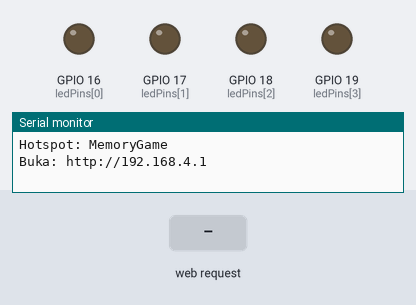
This sketch was run on a simulated ESP32. Shown: output pins drawn as LEDs (lit = HIGH), the last lines printed to the serial monitor. Dashed ring = blinking. The test bench sets the inputs (shaded band). WiFi joins after 1.5 s; servers stay silent unless stated; random numbers use the default seed unless the sketch sets one.

Above: at 1.6 s.
1.7 s: HTTP request GET /start received
At 2.7 s:
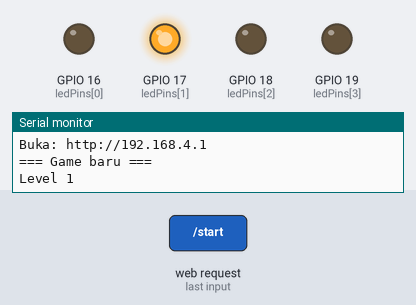
3.8 s: HTTP request GET /press?b=input received
At 3.9 s:
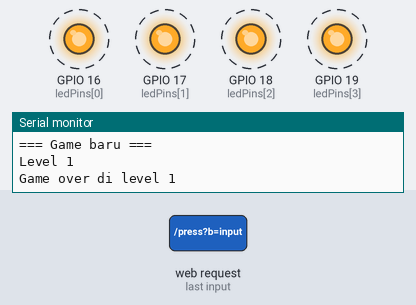
Timing chart, 0 to 6.8 s (numbered marks = the images above; inputs shaded):
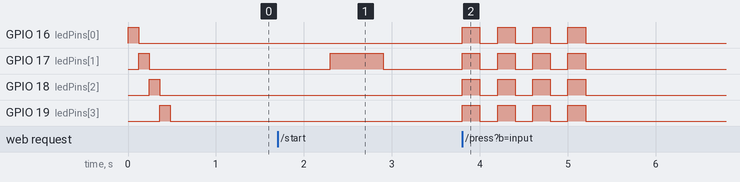

The sketch:

led_memory_game.ino
```cpp
/*
  Game Mengingat (Simon Says) - ESP32 + LED + Tombol Web Lokal
  ------------------------------------------------------------
  --------------------------- R ------------------------------
  ------------------------------------------------------------
  - ESP32 membuat WiFi sendiri (mode AP), tidak perlu router.
  - Sambungkan HP/laptop ke WiFi tersebut, lalu buka http://192.168.4.1
  - LED menyala sesuai urutan, tombol ditekan lewat halaman web.

  Wiring (SESUAIKAN):
  - LED : GPIO -> resistor 220 ohm -> anoda LED, katoda -> GND
  - GND ESP32 disambung ke jalur GND yang sama dengan katoda LED
*/

#include <WiFi.h>
#include <WebServer.h>

// ====== KONFIGURASI ======
const int NUM_LED = 4;
const int ledPins[NUM_LED] = {16, 17, 18, 19};

// WiFi: true = ESP32 jadi hotspot sendiri, false = konek ke WiFi rumah
#define USE_AP true
const char* AP_SSID = "MemoryGame";
const char* AP_PASS = "12345678";          // Password wifnya euy
const char* STA_SSID = "NAMA_WIFI_RUMAH";  // dipakai kalau USE_AP false
const char* STA_PASS = "PASSWORD_WIFI";

const int MAX_LEVEL = 50;
const unsigned long INPUT_TIMEOUT = 8000;  // batas waktu tiap tekan (ms)

// ====== VARIABEL GAME ======
WebServer server(80);

int sequence[MAX_LEVEL];
int level = 1;
int bestLevel = 0;
int inputStep = 0;
int litLed = -1;                 // LED yang sedang menyala (untuk tampilan web)
volatile int pendingPress = -1;  // tombol web yang baru ditekan
volatile bool startRequested = false;
String stateStr = "idle";        // idle | show | input | over | win

// ====== HALAMAN WEB ======
const char INDEX_HTML[] PROGMEM = R"rawliteral(
<!DOCTYPE html>
<html lang="id">
<head>
<meta charset="utf-8">
<meta name="viewport" content="width=device-width, initial-scale=1, user-scalable=no">
<title>Game Mengingat ESP32</title>
<style>
  body{font-family:system-ui,sans-serif;background:#111;color:#eee;margin:0;padding:16px;text-align:center}
  h1{font-size:1.3rem;margin:8px 0}
  #info{display:flex;justify-content:center;gap:24px;margin:8px 0;font-size:1rem}
  #msg{min-height:1.6em;margin:10px 0;font-size:1.1rem}
  #pad{display:grid;grid-template-columns:1fr 1fr;gap:12px;max-width:360px;margin:12px auto}
  .pad{height:120px;border:0;border-radius:16px;font-size:1.6rem;font-weight:700;color:#000;
       opacity:.45;transition:opacity .08s,transform .08s;-webkit-tap-highlight-color:transparent}
  .pad.on{opacity:1;transform:scale(1.04);box-shadow:0 0 24px #fff}
  .pad:disabled{filter:grayscale(.3)}
  .pad:active:not(:disabled){opacity:1;transform:scale(1.04)}
  #start{padding:14px 32px;font-size:1.1rem;border:0;border-radius:12px;background:#fff;color:#000;font-weight:700}
</style>
</head>
<body>
<h1>Led Memory Game ESP32</h1>
<div id="info"><span>Level: <b id="lv">-</b></span><span>Skor Tertinggi: <b id="best">0</b></span></div>
<div id="msg">Menghubungkan...</div>
<div id="pad"></div>
<button id="start" onclick="startGame()">MULAI</button>
<script>
const COL=['#e53935','#43a047','#1e88e5','#fdd835'];
const pad=document.getElementById('pad');
const N=4; // samakan dengan NUM_LED di kode ESP32
for(let i=0;i<N;i++){
  const b=document.createElement('button');
  b.className='pad';b.id='b'+i;b.textContent=i+1;
  b.style.background=COL[i%COL.length];
  b.onclick=()=>fetch('/press?b='+i).catch(()=>{});
  pad.appendChild(b);
}
function startGame(){fetch('/start').catch(()=>{});}
function render(d){
  document.getElementById('lv').textContent=d.s==='idle'?'-':d.level;
  document.getElementById('best').textContent=d.best;
  const m=document.getElementById('msg'), st=document.getElementById('start');
  const canPlay=(d.s==='input');
  for(let i=0;i<N;i++){
    const b=document.getElementById('b'+i);
    b.classList.toggle('on',d.lit===i);
    b.disabled=!canPlay;
  }
  st.style.display=(d.s==='idle'||d.s==='over'||d.s==='win')?'inline-block':'none';
  st.textContent=d.s==='idle'?'MULAI':'MAIN LAGI';
  if(d.s==='idle')m.textContent='Tekan MULAI untuk bermain';
  else if(d.s==='show')m.textContent='Perhatikan urutan LED...';
  else if(d.s==='input')m.textContent='Giliranmu! ('+d.step+'/'+d.level+')';
  else if(d.s==='over')m.textContent='Game over di level '+d.level;
  else if(d.s==='win')m.textContent='Kamu menang! Level maksimal tercapai';
}
async function poll(){
  try{const r=await fetch('/state');render(await r.json());}
  catch(e){document.getElementById('msg').textContent='Terputus dari ESP32...';}
}
setInterval(poll,250);poll();
</script>
</body>
</html>
)rawliteral";

// ====== HANDLER WEB ======
void handleRoot() {
  server.send_P(200, "text/html", INDEX_HTML);
}

void handleState() {
  String j = "{\"s\":\"" + stateStr + "\",\"level\":" + String(level) +
             ",\"lit\":" + String(stateStr == "input" ? litLed : -1) + ",\"step\":" + String(inputStep + 1) +
             ",\"best\":" + String(bestLevel) + "}";
  server.sendHeader("Cache-Control", "no-store");
  server.send(200, "application/json", j);
}

void handlePress() {
  if (server.hasArg("b") && stateStr == "input" && pendingPress == -1) {
    int b = server.arg("b").toInt();
    if (b >= 0 && b < NUM_LED) pendingPress = b;
  }
  server.send(200, "text/plain", "ok");
}

void handleStart() {
  if (stateStr == "idle" || stateStr == "over" || stateStr == "win") startRequested = true;
  server.send(200, "text/plain", "ok");
}


void waitMs(unsigned long ms) {
  unsigned long t = millis();
  while (millis() - t < ms) {
    server.handleClient();
    delay(1);
  }
}

void allLeds(bool on) {
  for (int i = 0; i < NUM_LED; i++) digitalWrite(ledPins[i], on ? HIGH : LOW);
}

void flashLed(int idx, int ms) {
  litLed = idx;
  digitalWrite(ledPins[idx], HIGH);
  waitMs(ms);
  digitalWrite(ledPins[idx], LOW);
  litLed = -1;
}

int stepDelay() {
  int d = 600 - (level - 1) * 25;
  return d < 150 ? 150 : d;
}

void showSequence() {
  waitMs(600);
  int d = stepDelay();
  for (int i = 0; i < level; i++) {
    flashLed(sequence[i], d);
    waitMs(d / 2);
  }
}

bool getPlayerInput() {
  for (inputStep = 0; inputStep < level; inputStep++) {
    unsigned long t = millis();
    while (pendingPress == -1 && millis() - t < INPUT_TIMEOUT) {
      server.handleClient();
      delay(1);
    }
    if (pendingPress == -1) return false;  // timeout

    int p = pendingPress;
    pendingPress = -1;

    if (p != sequence[inputStep]) return false;
  }
  return true;
}

void gameOverAnimation() {
  for (int k = 0; k < 4; k++) {
    allLeds(true);  waitMs(200);
    allLeds(false); waitMs(200);
  }
}

void winAnimation() {
  for (int r = 0; r < 3; r++) {
    for (int i = 0; i < NUM_LED; i++) flashLed(i, 100);
    for (int i = NUM_LED - 2; i > 0; i--) flashLed(i, 100);
  }
}

void playGame() {
  level = 1;
  pendingPress = -1;
  for (int i = 0; i < MAX_LEVEL; i++) sequence[i] = random(NUM_LED);
  Serial.println("=== Game baru ===");

  while (true) {
    Serial.printf("Level %d\n", level);

    stateStr = "show";
    showSequence();

    stateStr = "input";
    pendingPress = -1;
    bool ok = getPlayerInput();

    if (!ok) {
      Serial.printf("Game over di level %d\n", level);
      if (level - 1 > bestLevel) bestLevel = level - 1;
      stateStr = "show";   // blok input & tombol Mulai selama animasi
      gameOverAnimation();
      stateStr = "over";
      return;
    }

    if (level >= MAX_LEVEL) {
      bestLevel = level;
      stateStr = "show";
      winAnimation();
      stateStr = "win";
      return;
    }

    if (level > bestLevel) bestLevel = level;
    level++;
  }
}

// ====== SETUP & LOOP ======
void setup() {
  Serial.begin(115200);

  for (int i = 0; i < NUM_LED; i++) pinMode(ledPins[i], OUTPUT);

  randomSeed(esp_random());

#if USE_AP
  WiFi.mode(WIFI_AP);
  WiFi.softAP(AP_SSID, AP_PASS);
  Serial.print("Hotspot: ");
  Serial.println(AP_SSID);
  Serial.print("Buka: http://");
  Serial.println(WiFi.softAPIP());
#else
  WiFi.mode(WIFI_STA);
  WiFi.begin(STA_SSID, STA_PASS);
  Serial.print("Menghubungkan WiFi");
  while (WiFi.status() != WL_CONNECTED) {
    delay(500);
    Serial.print(".");
  }
  Serial.print("\nBuka: http://");
  Serial.println(WiFi.localIP());
#endif

  server.on("/", handleRoot);
  server.on("/state", handleState);
  server.on("/press", handlePress);
  server.on("/start", handleStart);
  server.begin();

  // Animasi pembuka
  for (int i = 0; i < NUM_LED; i++) flashLed(i, 120);
}

void loop() {
  server.handleClient();
  if (startRequested) {
    startRequested = false;
    playGame();
  }
}
```

Measured:
- after the input at 1.7 s, GPIO 17 (ledPins[1]): LOW → HIGH after 0.60 s, → LOW 0.60 s later
- by itself, GPIO 16 (ledPins[0]), GPIO 18 (ledPins[2]), GPIO 19 (ledPins[3]): alternates HIGH for 0.20 s and LOW for 0.20 s, 8 changes in all, then stays LOW
